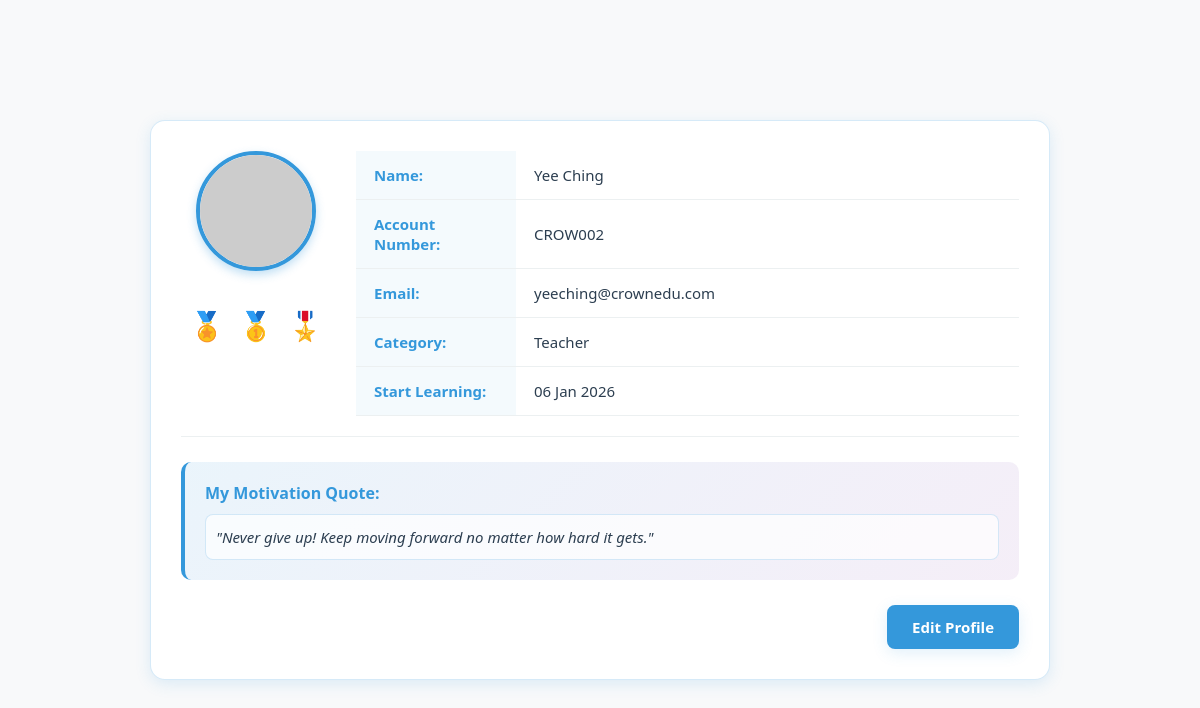
The app's page /user/profile.php (signed in) with its own data.
### tables this page shows
CREATE TABLE users (
    user_id INT AUTO_INCREMENT PRIMARY KEY,
    username VARCHAR(100) UNIQUE NOT NULL,
    email VARCHAR(150) UNIQUE NOT NULL,
    password VARCHAR(255) NOT NULL,
    full_name VARCHAR(150) NOT NULL,
    age INT NULL,
    role ENUM('user','admin','teacher','student') DEFAULT 'user',
    status ENUM('active','inactive','suspended') DEFAULT 'active',
    last_active DATETIME NULL,
    created_at TIMESTAMP DEFAULT CURRENT_TIMESTAMP,
    updated_at TIMESTAMP DEFAULT CURRENT_TIMESTAMP ON UPDATE CURRENT_TIMESTAMP
);

### user/profile.php (the view, shortened to what this page needs)
<?php
if (!isset($user) && isset($_SESSION['user_id'])) {
    require_once '../user/db_connect.php';
    $user_id = $_SESSION['user_id'];
    $sql = "SELECT user_id, username, email, full_name, role, created_at FROM users WHERE user_id = ?";
    $stmt = $conn->prepare($sql);
    $stmt->bind_param("i", $user_id);
    $stmt->execute();
    $result = $stmt->get_result();
    $user = $result->fetch_assoc();
    $profile_sql = "SELECT bio, profile_image, progress FROM user_profiles WHERE user_id = ?";
    $profile_stmt = $conn->prepare($profile_sql);
    $profile_stmt->bind_param("i", $user_id);
    $profile_stmt->execute();
    $profile_result = $profile_stmt->get_result();
    $user_profile = $profile_result->fetch_assoc();
}
$display_name = $user['full_name'] ?? $user['username'] ?? 'User';
$email = $user['email'] ?? '';
$account_number = 'CROW' . str_pad($user['user_id'] ?? '001', 3, '0', STR_PAD_LEFT);
$category = ucfirst($user['role'] ?? 'Student');
$start_date_display = $user['created_at'] ? date('d M Y', strtotime($user['created_at'])) : '01 Jan 2020';
$motivation_quote = '"Never give up! Keep moving forward no matter how hard it gets."';
if (!empty($user_profile['profile_image'])) {
    $profile_image = '../uploads/profiles/' . $user_profile['profile_image'];
    if (!file_exists($profile_image)) {
        $profile_image = 'https://i.pravatar.cc/150?img=12';
    }
} else {
    $profile_image = 'https://i.pravatar.cc/150?img=12';
}
?>
<!DOCTYPE html>
<html lang="en">
<head>
    <link rel="stylesheet" href="https://cdnjs.cloudflare.com/ajax/libs/font-awesome/6.4.0/css/all.min.css">
    <link rel="stylesheet" href="../css/profile.css">
</head>
<body>
    <div class="container">
        <div class="profile-container">
            <div class="profile-view" id="profileView">
                <div class="profile-header">
                    <div class="profile-sidebar">
                        <img src="<?php echo htmlspecialchars($profile_image); ?>" class="profile-avatar" id="profileAvatar">
                        <div class="profile-badges">
                            <span>🏅</span>
                            <span>🥇</span>
                            <span>🎖️</span>
                        </div>
                    </div>
                    <div class="profile-details">
                        <table>
                            <tr>
                                <td>Name:</td>
                                <td id="viewName"><?php echo htmlspecialchars($display_name); ?></td>
                            </tr>
                            <tr>
                                <td>Account Number:</td>
                                <td id="viewAccount"><?php echo htmlspecialchars($account_number); ?></td>
                            </tr>
                            <tr>
                                <td>Email:</td>
                                <td id="viewEmail"><?php echo htmlspecialchars($email); ?></td>
                            </tr>
                            <tr>
                                <td>Category:</td>
                                <td id="viewCategory"><?php echo htmlspecialchars($category); ?></td>
                            </tr>
                            <tr>
                                <td>Start Learning:</td>
                                <td id="viewStartDate"><?php echo htmlspecialchars($start_date_display); ?></td>
                            </tr>
                        </table>
                    </div>
                </div>
                <div class="quote-section">
                    <div class="quote-label">My Motivation Quote:</div>
                    <div class="quote-content" id="viewQuote"><?php echo htmlspecialchars($motivation_quote); ?></div>
                </div>
                <div class="profile-footer">
                    <button class="edit-profile-btn" id="editProfileBtn">Edit Profile</button>
                </div>
            </div>
        </div>
    </div>
</body>
</html>

### css/profile.css (style rules this page uses)
* { margin: 0; padding: 0; box-sizing: border-box; font-family: 'Segoe UI', Tahoma, Geneva, Verdana, sans-serif; }
:root { --primary: #3498db; --secondary: #2980b9; --accent: #e74c3c; --light: #ffffff; --dark: #2c3e50; --gray: #7f8c8d; --light-gray: #ecf0f1; --shadow: 0 4px 15px rgba(52, 152, 219, 0.15); --transition: all 0.3s ease; --bg-color: #f8f9fa; --text-color: #2c3e50; --card-bg: #ffffff; }
body { background: var(--bg-color); color: var(--text-color); min-height: 100vh; display: flex; justify-content: center; align-items: center; padding: 20px; transition: var(--transition); }
.container { width: 100%; max-width: 900px; margin: 0 auto; }
.profile-container { background: var(--card-bg); padding: 30px; border-radius: 15px; box-shadow: var(--shadow); border: 1px solid rgba(52, 152, 219, 0.2); transition: var(--transition); }
.profile-header { display: flex; gap: 25px; padding-bottom: 20px; margin-bottom: 20px; border-bottom: 1px solid var(--light-gray); }
.profile-sidebar { flex-basis: 150px; text-align: center; flex-shrink: 0; }
.profile-avatar { width: 120px; height: 120px; border-radius: 50%; object-fit: cover; margin: 0 auto 15px; border: 4px solid var(--primary); box-shadow: 0 4px 10px rgba(52, 152, 219, 0.3); }
.profile-badges { margin-top: 15px; }
.profile-badges span { font-size: 28px; margin: 0 5px; cursor: pointer; transition: var(--transition); }
.profile-details { flex-grow: 1; }
.profile-details table { width: 100%; border-collapse: collapse; font-size: 15px; }
.profile-details tr { border-bottom: 1px solid var(--light-gray); }
.profile-details td { padding: 14px 18px; vertical-align: middle; }
.profile-details td:first-child { font-weight: 600; width: 160px; background-color: rgba(52, 152, 219, 0.05); color: var(--primary); }
.profile-footer { display: flex; justify-content: flex-end; gap: 15px; }
.edit-profile-btn, .save-profile-btn, .cancel-btn { padding: 12px 25px; border: none; border-radius: 8px; cursor: pointer; transition: var(--transition); font-weight: 600; font-size: 15px; box-shadow: var(--shadow); }
.edit-profile-btn { background: var(--primary); color: white; }
.quote-section { margin: 25px 0; padding: 20px; background: linear-gradient(135deg, rgba(52, 152, 219, 0.1) 0%, rgba(155, 89, 182, 0.1) 100%); border-radius: 10px; border-left: 4px solid var(--primary); }
.quote-label { font-weight: 600; color: var(--primary); margin-bottom: 10px; font-size: 16px; }
.quote-content { font-style: italic; color: var(--text-color); line-height: 1.6; font-size: 15px; padding: 10px; background: rgba(255, 255, 255, 0.7); border-radius: 8px; border: 1px solid rgba(52, 152, 219, 0.2); }

### records on screen
users: full_name "Yee Ching", user_id "CROW002", email "yeeching@crownedu.com", role "Teacher", created_at "06 Jan 2026"

### other values on screen
$motivation_quote "\"Never give up! Keep moving forward no matter how hard it gets.\""
